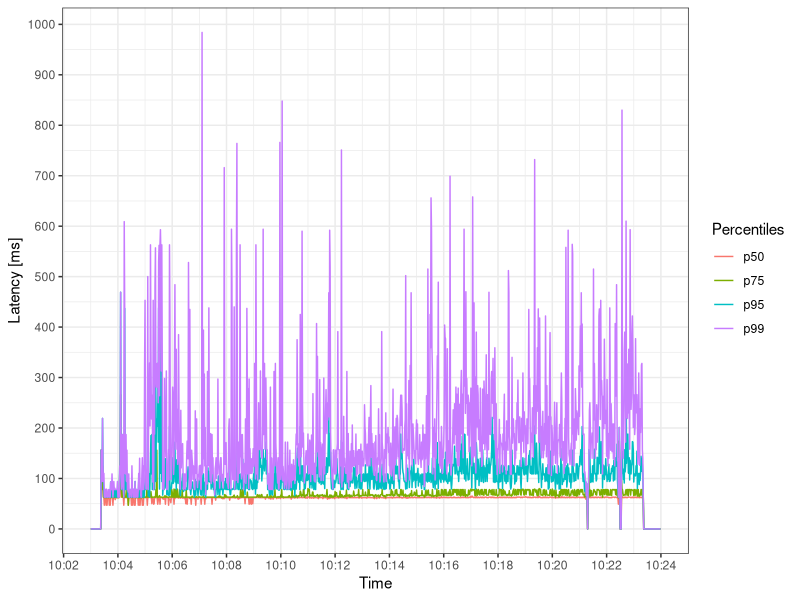

This figure's R source:
library("ggplot2")
library("scales")

png(filename="perctest.png", width=1280, height=1024)

dat = read.csv("percentiles.csv")
dat$time = as.POSIXct(dat$time, format = "%Y-%m-%dT%H:%M:%SZ")

ggplot(data=dat, aes(time)) +
theme_bw() +
scale_x_datetime(labels = date_format("%H:%M"), breaks = pretty_breaks(n=10)) +
scale_y_continuous(breaks=pretty_breaks(n=10)) +
labs(x = "Time", y = "Latency [ms]", color = "Percentiles") +
geom_line(aes(y = p50, color = "p50")) +
geom_line(aes(y = p75, color = "p75")) +
geom_line(aes(y = p95, color = "p95")) +
geom_line(aes(y = p99, color = "p99"))


